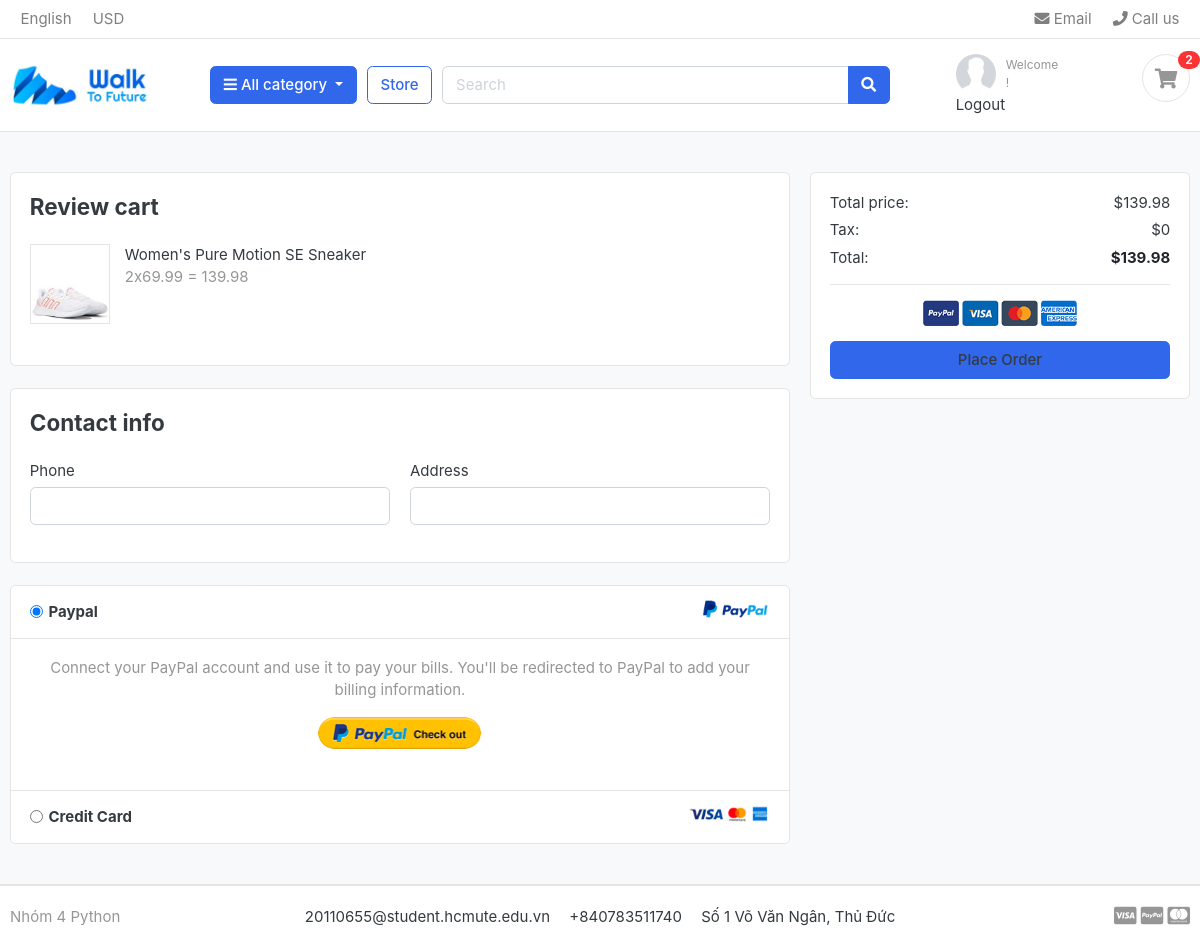
/place_order/ (signed in), run on an earlier commit of the app's database.
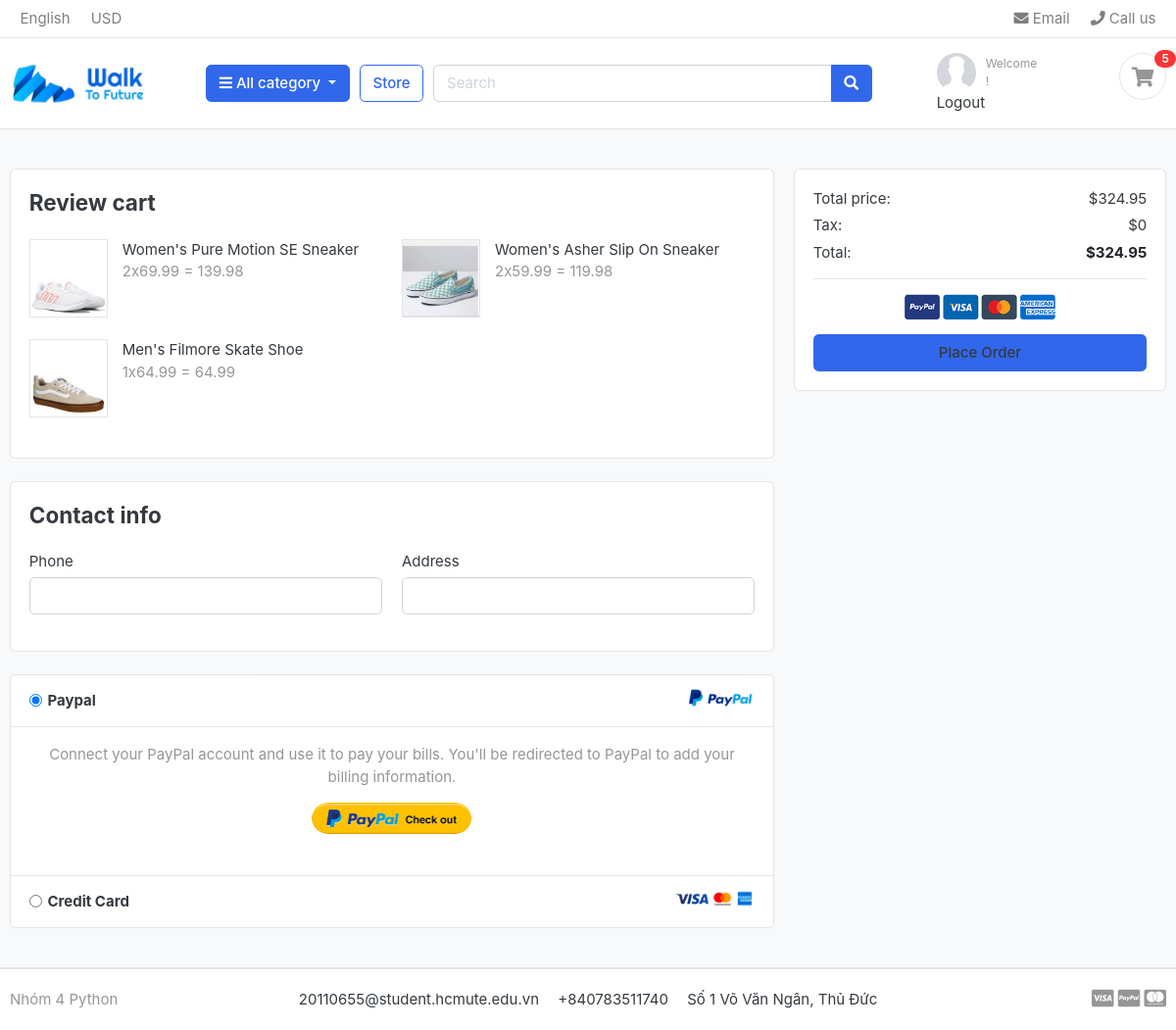
And on a later commit of the database.
### store/models.py (models this page shows, shortened)
class Cart(models.Model):
    sq = models.ForeignKey(Size_Quantity, on_delete=models.CASCADE)
    user = models.ForeignKey(User,on_delete=models.CASCADE)
    quantity = models.IntegerField(default=1)
    @property
    def total(self):
        return self.sq.product.price * self.quantity

class Size_Quantity(models.Model):
    product = models.ForeignKey(Product, on_delete=models.CASCADE)
    size = models.IntegerField()
    quantity = models.IntegerField()

class Product(models.Model):
    name = models.CharField(max_length=200, null=False)
    price = models.FloatField(null=False)
    description = models.TextField()
    brand = models.CharField(max_length=150)
    image = models.ImageField(upload_to='images')
    status = models.CharField(max_length=50)
    slug = models.SlugField()

### store/views.py (the view)
# urls.py: path('place_order/', views.place_order, name = "place_order"),
@login_required(login_url='login')
def place_order(request):
    if request.user.is_authenticated:
        if request.method == "POST":
            request.session['phone'] = request.POST.get('phone')
            request.session['address'] = request.POST.get('address')
            return redirect("order_complete")
        list = models.Cart.objects.filter(user= request.user)
        total = 0
        for item in list:
            total = total + item.total
    context = {'list': list, 'total': total, }
    return render(request,'store/place-order.html', context)

### store/templatestags/tags.py (called while the page is built)
@register.simple_tag
def countCart(request):
    total = 0
    if request.user.is_authenticated:
        user = request.user
        orders = models.Cart.objects.filter(user=user)
        for order in orders:
            total = total + order.quantity
    return total

### store/templates/store/place-order.html (shortened to what this page needs)
{% extends 'store/base/base.html' %}
{% load static %}
{%block place-order%}
<section class="section-content padding-y bg">
<div class="container">
<div class="row">
		<main class="col-md-8">
<article class="card mb-4">
<div class="card-body">
	<h4 class="card-title mb-4">Review cart</h4>
	<div class="row">
		{% for item in list %}
		<div class="col-md-6">
			<figure class="itemside  mb-4">
				<div class="aside"><img src="{{ item.sq.product.image.url }}" class="border img-sm"></div>
				<figcaption class="info">
					<p>{{ item.sq.product.name }}</p>
					<span class="text-muted">{{ item.quantity }}x{{ item.sq.product.price }} = {{ item.total }} </span>
				</figcaption>
			</figure>
		</div>
		{% endfor %}
	</div>
</div>
</article>
<article class="card mb-4">
<div class="card-body">
	<h4 class="card-title mb-4">Contact info</h4>
	<form id="contact" method="POST" action="">
		<div class="row">
			<div class="form-group col-sm-6">
				<label>Phone</label>
				<input type="text" required name="phone" class="form-control">
			</div>
			<div class="form-group col-sm-6">
				<label>Address</label>
				<input type="text" required name="address" class="form-control">
			</div>
		</div>
	</form>
</div>
</article>
<article class="accordion" id="accordion_pay">
	<div class="card">
		<header class="card-header">
			<img src="{% static 'store/images/misc/payment-paypal.png' %}" class="float-right" height="24">
			<label class="form-check collapsed" data-toggle="collapse" data-target="#pay_paynet">
				<input class="form-check-input" name="payment-option" checked type="radio" value="option2">
				<h6 class="form-check-label">
					Paypal
				</h6>
			</label>
		</header>
		<div id="pay_paynet" class="collapse show" data-parent="#accordion_pay">
		<div class="card-body">
			<p class="text-center text-muted">Connect your PayPal account and use it to pay your bills. You'll be redirected to PayPal to add your billing information.</p>
			<p class="text-center">
				<a href="#"><img src="{% static 'store/images/misc/btn-paypal.png' %}" height="32"></a>
				<br><br>
			</p>
		</div>
		</div>
	</div>
	<div class="card">
	<header class="card-header">
		<img src="{% static 'store/images/misc/payment-card.png' %}" class="float-right" height="24">
		<label class="form-check" data-toggle="collapse" data-target="#pay_payme">
			<input class="form-check-input" name="payment-option" type="radio" value="option2">
			<h6 class="form-check-label"> Credit Card  </h6>
		</label>
	</header>
	</div>
</article>
		</main>
		<aside class="col-md-4">
			<div class="card">
		<div class="card-body">
			<dl class="dlist-align">
			  <dt>Total price:</dt>
			  <dd class="text-right">${{ total }}</dd>
			</dl>
			<dl class="dlist-align">
			  <dt>Tax:</dt>
			  <dd class="text-right"> $0</dd>
			</dl>
			<dl class="dlist-align">
			  <dt>Total:</dt>
			  <dd class="text-right text-dark b"><strong>${{ total }}</strong></dd>
			</dl>
			<hr>
			<p class="text-center mb-3">
				<img src="{% static 'store/images/misc/payments.png' %}" height="26">
			</p>
			<a onclick="document.getElementById('contact').submit()" class="btn btn-primary btn-block"> Place Order </a>
		</div>
		</div>
		</aside>
	</div>
</div>
</section>
{% endblock %}

### store/templates/store/base/base.html (shortened to what this page needs)
{% load static %}
{% load tags %}
<!DOCTYPE HTML>
<html lang="en">
<head>
<link href="{% static 'store/css/bootstrap.css' %}" rel="stylesheet" type="text/css"/>
<link href="{% static 'store/fonts/fontawesome/css/all.min.css' %}" type="text/css" rel="stylesheet">
<link href="{% static 'store/css/ui.css' %}" rel="stylesheet" type="text/css"/>
<link href="{% static 'store/css/responsive.css' %}" rel="stylesheet" media="only screen and (max-width: 1200px)" />
</head>
<body>
<header class="section-header">
<nav class="navbar p-md-0 navbar-expand-sm navbar-light border-bottom">
<div class="container">
  <div class="collapse navbar-collapse" id="navbarTop4">
    <ul class="navbar-nav mr-auto">
    	<li class="nav-item dropdown">
		 	<a href="#" class="nav-link">English </a>
		</li>
		<li class="nav-item dropdown">
			<a href="#" class="nav-link"> USD </a>
		</li>
    </ul>
    <ul class="navbar-nav">
		<li><a href="#" class="nav-link"> <i class="fa fa-envelope"></i> Email </a></li>
		<li><a href="#" class="nav-link"> <i class="fa fa-phone"></i> Call us </a></li>
	</ul>
  </div>
</div>
</nav>
<section class="header-main border-bottom">
	<div class="container">
<div class="row align-items-center">
	<div class="col-lg-2 col-md-3 col-6">
		<a href="{%url 'index' %}" class="brand-wrap">
			<img class="logo" src="{% static 'store/images/logo1.jpg' %}">
		</a>
	</div>
	<div class="col-lg col-sm col-md col-6 flex-grow-0">
		<div class="category-wrap dropdown d-inline-block float-right">
			<button type="button" class="btn btn-primary dropdown-toggle" data-toggle="dropdown">
				<i class="fa fa-bars"></i> All category
			</button>
		</div>
	</div>
	<a href="{% url 'store' brandCategory='All' sizeCategory='All' priceCategory='All' %}" class="btn btn-outline-primary">Store</a>
	<div class="col-lg  col-md-6 col-sm-12 col">
		<form action="#" class="search">
			<div class="input-group w-100">
			    <input type="text" class="form-control" style="width:60%;" placeholder="Search">
			    <div class="input-group-append">
			      <button class="btn btn-primary" type="submit">
			        <i class="fa fa-search"></i>
			      </button>
			    </div>
		    </div>
		</form>
	</div>
	<div class="col-lg-3 col-sm-6 col-8 order-2 order-lg-3">
				<div class="d-flex justify-content-end mb-3 mb-lg-0">
					<div class="widget-header">
						{% if request.user.is_authenticated %}
						<div class="icontext w-100">
							<img
								src="{% static 'store/images/avatars/default_avatar.jpg' %}"
								class="img-xs icon rounded-circle"
            				/>
							<small class="title text-muted">Welcome <br>{{ request.user.first_name }} {{ request.user.last_name }} !</small>
						</div>
						<span class="" >
							<a href="{%url 'logout' %}" >Logout</a>
						</span>
						{% else %}
						<small class="title text-muted">Welcome guest!</small>
						<div>
							<a href="{%url 'login'%}">Sign in</a> <span class="dark-transp"> | </span>
							<a href="{%url 'register'%}"> Register</a>
						</div>
						{% endif %}
					</div>
					<a href="{% url 'cart' %}" class="widget-header pl-3 ml-3">
						<div class="icon icon-sm rounded-circle border"><i class="fa fa-shopping-cart"></i></div>
						<span class="badge badge-pill badge-danger notify">{% countCart request %}</span>
					</a>
				</div>
			</div>
</div>
	</div>
</section>
</header>
{%block place-order%}
{% endblock %}
<footer class="section-footer border-top">
	<div class="container">
		<section class="footer-bottom border-top row">
			<div class="col-md-2">
				<p class="text-muted"> Nhóm 4 Python</p>
			</div>
			<div class="col-md-8 text-md-center">
				<span  class="px-2">20110655@student.hcmute.edu.vn</span>
				<span  class="px-2">+840783511740</span>
				<span  class="px-2">Số 1 Võ Văn Ngân, Thủ Đức</span>
			</div>
			<div class="col-md-2 text-md-right text-muted">
				<i class="fab fa-lg fa-cc-visa"></i>
				<i class="fab fa-lg fa-cc-paypal"></i>
				<i class="fab fa-lg fa-cc-mastercard"></i>
			</div>
		</section>
	</div>
</footer>
</body>
</html>

What changed in the data, as far as the page shows it:
added Cart: sq.product.image (picture), sq.product.name "Women's Asher Slip On Sneaker", quantity "2", sq.product.price "59.99", total "119.98"
added Cart: sq.product.image (picture), sq.product.name "Men's Filmore Skate Shoe", quantity "1", sq.product.price "64.99", total "64.99"
Also different on the page:
{{ total }}: "139.98" → "324.95"
text no longer shown: "2"
text now shown: "5"
